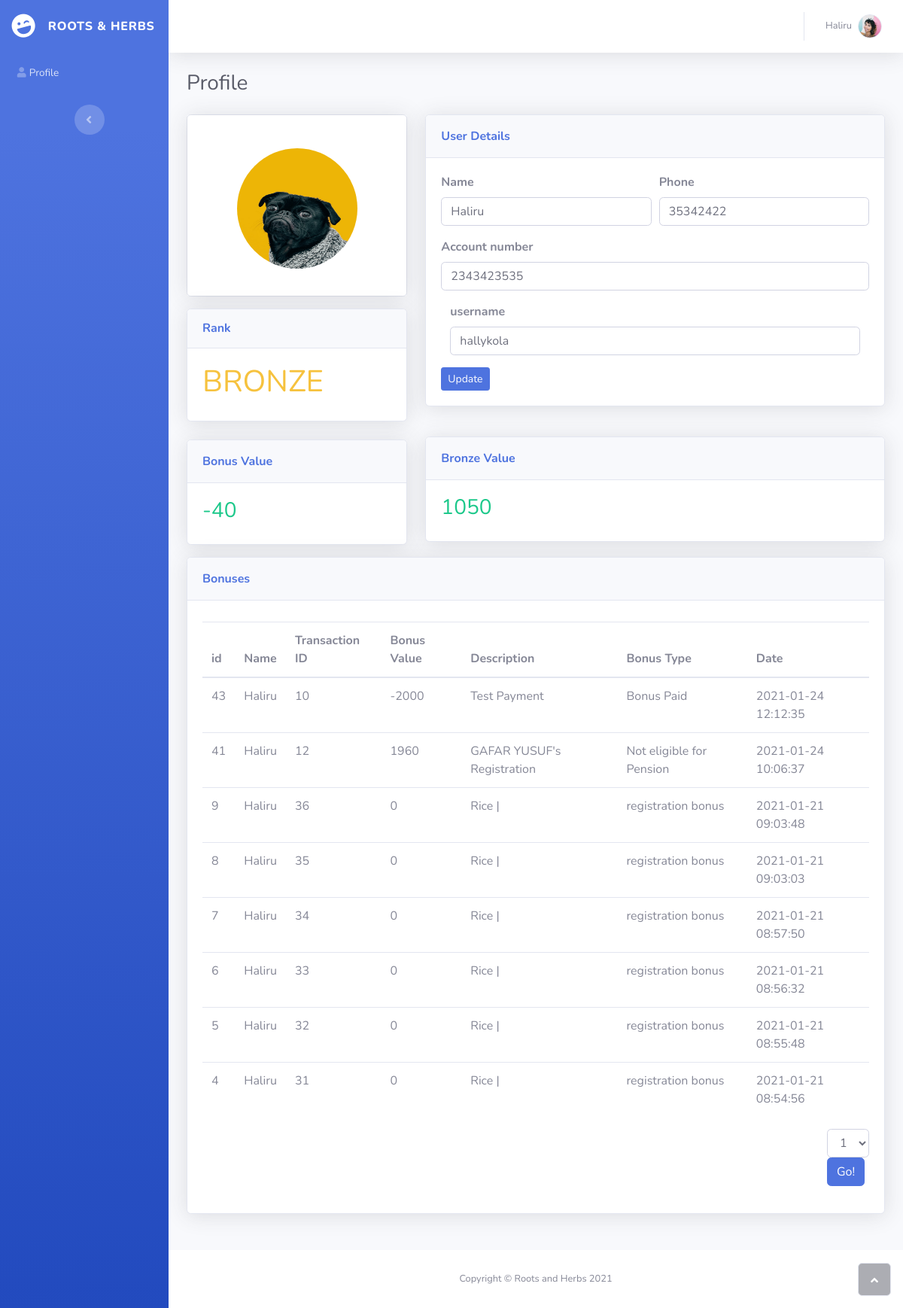
Page /profile (signed in) on the committed database.
### tables this page shows
CREATE TABLE IF NOT EXISTS `users` (
  `id` bigint NOT NULL AUTO_INCREMENT,
  `username` varchar(50) NOT NULL,
  `name` varchar(150) NOT NULL,
  `password` varchar(70) NOT NULL,
  `parent` bigint NOT NULL,
  `sponsor` bigint NOT NULL,
  `ancestors` varchar(100) DEFAULT NULL,
  `descendants` varchar(200) DEFAULT NULL,
  `bronzevalue` int NOT NULL DEFAULT '0',
  `bonusvalue` int NOT NULL DEFAULT '0',
  `rank` varchar(50) NOT NULL DEFAULT 'none',
  `phone` varchar(20) NOT NULL DEFAULT '0000000000',
  `bankaccount` varchar(20) NOT NULL DEFAULT '0000000000',
  `dateregistered` timestamp NOT NULL DEFAULT CURRENT_TIMESTAMP,
  PRIMARY KEY (`id`)
);

CREATE TABLE IF NOT EXISTS `bonuses` (
  `id` bigint NOT NULL AUTO_INCREMENT,
  `name` varchar(50) NOT NULL,
  `userid` bigint NOT NULL,
  `bonusvalue` int NOT NULL,
  `transactionid` bigint NOT NULL,
  `description` varchar(100) NOT NULL,
  `bonustype` varchar(50) NOT NULL,
  `time` timestamp NOT NULL DEFAULT CURRENT_TIMESTAMP,
  PRIMARY KEY (`id`),
  KEY `Bonuses link to transaction` (`transactionid`)
);

### index.php (called while the page is built, shortened)
<?php
    if(isset($_GET['url'])){
    $uri = $_GET['url'];
    }else{
        $uri = '';
    }
include_once('./classes/ClassRoutes.php');
include_once('./scripts/routes.scr.php');

### controllers/controllerRoutes.php (called while the page is built)
<?php
class ControllerRoutes {
    public static function RenderPage ($route) {
        require_once('./pages/'.$route.'.php');
    }
}

### scripts/routes.scr.php (called while the page is built, shortened)
<?php
Routes::set('profile', function(){
    ControllerRoutes::RenderPage('profile');
});

### models/UsersModel.php (called while the page is built, shortened)
<?php
class UsersModel {
    function getUserbyrealID ($id){
        global $conn;
        $sql_putTransactions = "SELECT * FROM `users` WHERE `id`=? ";
        $statement_putTransactions = $conn->prepare($sql_putTransactions);
        $statement_putTransactions->bind_param("s",$id);
        $statement_putTransactions->execute();
        $allTransactions = $statement_putTransactions->get_result();
        return $allTransactions;
    }
}

### models/BonusesModel.php (called while the page is built, shortened)
<?php
include_once('./scripts/config.scr.php');
class BonusesModel {
    function getBonusbyID ($id){
        global $conn;
        $sql_putTransactions = "SELECT * FROM `bonuses` WHERE `userid` = ? ";
        $statement_putTransactions = $conn->prepare($sql_putTransactions);
        $statement_putTransactions->bind_param("i",$id);
        $statement_putTransactions->execute();
        $allTransactions = $statement_putTransactions->get_result();
        return $allTransactions;
    }
    function getSomeBonusesbyID ($id,$page_first_result,$results_per_page){
        global $conn;
        $sql_getTransactions = "SELECT * FROM bonuses WHERE `userid` = ? ORDER BY id DESC LIMIT  ?, ?";
        $statement_getTransactions = $conn->prepare($sql_getTransactions);
        $statement_getTransactions->bind_param("iii",$id,$page_first_result,$results_per_page);
        $statement_getTransactions->execute();
        $allTransactions = $statement_getTransactions->get_result();
        return $allTransactions;
    }
}

### pages/profile.php (the view, shortened to what this page needs)
<?php
include_once('./models/ProductsModel.php');
include_once('./models/UsersModel.php');
include_once('./models/BonusesModel.php');
$play1 = new UsersModel();
if(isset($_SESSION['id'])){
    $id = $_SESSION['id'];
}else{
    $id = 1;
}
if(isset($_REQUEST['id'])){
    $userid = $_REQUEST['id'];
    }else{
    $userid = $id;
    }
$user = $play1->getUserbyrealID($userid);
$thisuser = $user->fetch_assoc();
if (!isset($_POST['page'])){
    $page = 1;
} else {
    $page = $_POST['page'];
}
$results_per_page = 10;
$page_first_result = ($page-1) * $results_per_page;
$bonuses = new BonusesModel();
$result = $bonuses->getBonusbyID ($userid);
$number_of_result = mysqli_num_rows($result);
$somebonuses = $bonuses->getSomeBonusesbyID($userid,$page_first_result,$results_per_page);
$number_of_page = ceil ($number_of_result / $results_per_page);
include_once('header.php');
?>
            <div class="container-fluid">
                <h3 class="text-dark mb-4">Profile</h3>
                <div class="row mb-3">
                    <div class="col-lg-4">
                        <div class="card mb-3">
                            <div class="card-body text-center shadow"><img class="rounded-circle mb-3 mt-4" src="assets/img/dogs/image2.jpeg" width="160" height="160">
                            </div>
                        </div>
                        <div class="card shadow mb-4">
                            <div class="card-header py-3">
                                <h6 class="text-primary font-weight-bold m-0">Rank</h6>
                            </div>
                            <div class="card-body">
                            <h1 class = "text-warning"><?php echo $thisuser['rank']; ?></h1>
                            </div>
                        </div>
                        <div class="card shadow">
                                    <div class="card-header py-3">
                                        <p class="text-primary m-0 font-weight-bold">Bonus Value</p>
                                    </div>
                                    <div class="card-body">
                                        <h3 class = "text-success"><?php echo $thisuser['bonusvalue']; ?></h3>
                                    </div>
                                </div>
                    </div>
                    <div class="col-lg-8">
                        <div class="row">
                            <div class="col">
                                <div class="card shadow mb-3">
                                    <div class="card-header py-3">
                                        <p class="text-primary m-0 font-weight-bold">User Details</p>
                                    </div>
                                    <div class="card-body">
                                        <form method = "POST">
                                            <div class="form-row">
                                                <div class="col">
                                                    <div class="form-group"><label for="username"><strong>Name</strong></label><input class="form-control" type="text" placeholder="Fullname" value = "<?php echo $thisuser['name']; ?>" name="name"></div>
                                                </div>
                                                <div class="col">
                                                    <div class="form-group"><label for="email"><strong>Phone</strong><br></label><input class="form-control" type="text" placeholder="Phone number" name="phone" value = "<?php if(!empty($thisuser['phone'])){  echo $thisuser['phone'];}else{ echo "";} ?>"></div>
                                                </div>
                                            </div>
                                            <div class="form-row">
                                                <div class="col">
                                                    <div class="form-group"><label for="first_name"><strong>Account number </strong></label><input class="form-control" type="text" placeholder="Account number" name="bankaccount" value = "<?php if(!empty($thisuser['bankaccount'])){  echo $thisuser['bankaccount'];}else{ echo "";} ?>"></div>
                                                </div>
                                            </div>
                                            <div class="form-group">
                                                <div class="col">
                                                    <div class="form-group"><label for="username"><strong>username</strong></label><input class="form-control" type="text" placeholder="username" value = "<?php echo $thisuser['username']; ?>" name="username"></div>
                                                </div>
                                            </div>
                                            <input class="btn btn-primary btn-sm" name = "submit_data" value = "Update" type="submit">
                                        </form>
                                        </div>
                                </div>
                                <br/>
                                <div class="card shadow">
                                    <div class="card-header py-3">
                                        <p class="text-primary m-0 font-weight-bold">Bronze Value</p>
                                    </div>
                                    <div class="card-body">
                                        <h3 class = "text-success"><?php echo $thisuser['bronzevalue']; ?></h3>
                                    </div>
                                </div>
                            </div>
                        </div>
                    </div>
                </div>
                <div class="card shadow mb-5">
                    <div class="card-header py-3">
                        <p class="text-primary m-0 font-weight-bold">Bonuses</p>
                    </div>
                    <div class="card-body">
                        <div class="table-responsive table mt-2" id="dataTable-1" role="grid" aria-describedby="dataTable_info">
                            <table class="table my-0" id="dataTable">
                                <thead>
                                    <tr>
                                    <th>id</th>
                                        <th>Name</th>
                                        <th>Transaction ID</th>
                                        <th>Bonus Value</th>
                                        <th>Description</th>
                                        <th>Bonus Type</th>
                                        <th>Date</th>
                                    </tr>
                                </thead>
                                <tbody>
                                <?php
                                        while ($row = mysqli_fetch_array($somebonuses)) {
        echo "<tr><td>".$row['id']."</td>";
        echo "<td>".$row['name']."</td>";
        echo "<td>".$row['transactionid']."</td>";
        echo "<td>".$row['bonusvalue']."</td>";
        echo "<td>".$row['description']."</td>";
        echo "<td>".$row['bonustype']."</td>";
        echo "<td>".$row['time']."</td></tr>";
           }
            ?>
                                </tbody>
                            </table>
                        </div>
                        <div class="row">
                            <div class="col-md-6">
                            <nav class="d-lg-flex justify-content-lg-end dataTables_paginate paging_simple_numbers">
                                        <ul class="pagination">
                                            <form method = "POST">
                                            <select name = "page" class="form-control" >
                                            <?php
                                            for($page = 1; $page<= $number_of_page; $page++) {
    echo '<option value ="'.$page.'">' . $page . ' </option>'; }
    ?>
    </select>
    <input class="btn btn-primary" type="submit" name = "submit_1" value = "Go!">
                                                        </form>
                                    </nav>
                            </div>
                        </div>
                    </div>
                </div>
            </div>
<?php
include_once('footer.php');
?>

### classes/ClassRoutes.php (shortened to what this page needs)
<?php
class Routes {
    public static function set($route, $function){
        global $uri;
        if ($uri == $route) {
            $function->__invoke();
        }
    }
}

### pages/header.php (shortened to what this page needs)
<!DOCTYPE html>
<html>
<head>
    <link rel="stylesheet" href="assets/bootstrap/css/bootstrap.min.css">
    <link rel="stylesheet" href="assets/fonts/fontawesome-all.min.css">
</head>
<body id="page-top">
    <div id="wrapper">
        <nav class="navbar navbar-dark align-items-start sidebar sidebar-dark accordion bg-gradient-primary p-0">
            <div class="container-fluid d-flex flex-column p-0">
                <a class="navbar-brand d-flex justify-content-center align-items-center sidebar-brand m-0" href="#">
                    <div class="sidebar-brand-icon rotate-n-15"><i class="fas fa-laugh-wink"></i></div>
                    <div class="sidebar-brand-text mx-3"><span>roots &amp; herbs</span></div>
                </a>
                <ul class="nav navbar-nav text-light" id="accordionSidebar">
                    <li class="nav-item" role="presentation"><a class="nav-link" href="profile"><i class="fas fa-user"></i><span>Profile</span></a></li>
                        </ul>
                <div class="text-center d-none d-md-inline"><button class="btn rounded-circle border-0" id="sidebarToggle" type="button"></button></div>
            </div>
        </nav>
        <div class="d-flex flex-column" id="content-wrapper">
            <div id="content">
                <nav class="navbar navbar-light navbar-expand bg-white shadow mb-4 topbar static-top">
                    <div class="container-fluid"><button class="btn btn-link d-md-none rounded-circle mr-3" id="sidebarToggleTop" type="button"><i class="fas fa-bars"></i></button>
                        <ul class="nav navbar-nav flex-nowrap ml-auto">
                            <li class="nav-item dropdown no-arrow mx-1" role="presentation">
                                <div class="nav-item dropdown no-arrow"><a class="dropdown-toggle nav-link" data-toggle="dropdown" aria-expanded="false" href="#"></a>
                                </div>
                            </li>
                            <li class="nav-item dropdown no-arrow mx-1" role="presentation">
                                <div class="nav-item dropdown no-arrow"><a class="dropdown-toggle nav-link" data-toggle="dropdown" aria-expanded="false" href="#"></a>
                                </div>
                            </li>
                            <li class="nav-item dropdown no-arrow" role="presentation">
                                <div class="nav-item dropdown no-arrow"><a class="dropdown-toggle nav-link" data-toggle="dropdown" aria-expanded="false" href="#"><span class="d-none d-lg-inline mr-2 text-gray-600 small"><?php if(isset($_SESSION["user"])){echo $_SESSION["user"];} ?></span><img class="border rounded-circle img-profile" src="assets/img/avatars/avatar1.jpeg"></a>
                    </div>
                    </li>
                    </ul>
            </div>
            </nav>

### pages/footer.php (shortened to what this page needs)
</div>
    <footer class="bg-white sticky-footer">
        <div class="container my-auto">
            <div class="text-center my-auto copyright"><span>Copyright © Roots and Herbs 2021</span></div>
        </div>
    </footer>
    </div><a class="border rounded d-inline scroll-to-top" href="#page-top"><i class="fas fa-angle-up"></i></a></div>
</body>
</html>

### rows in the picture
users: rank "BRONZE", bonusvalue "-40", name "Haliru", phone "35342422", bankaccount "2343423535", username "hallykola", bronzevalue "1050"
bonuses: id "43", name "Haliru", transactionid "10", bonusvalue "-2000", description "Test Payment", bonustype "Bonus Paid", time "2021-01-24 12:12:35"
bonuses: id "41", name "Haliru", transactionid "12", bonusvalue "1960", description "GAFAR YUSUF's Registration", bonustype "Not eligible for Pension", time "2021-01-24 10:06:37"
bonuses: id "9", name "Haliru", transactionid "36", bonusvalue "0", description "Rice |", bonustype "registration bonus", time "2021-01-21 09:03:48"
bonuses: id "8", name "Haliru", transactionid "35", bonusvalue "0", description "Rice |", bonustype "registration bonus", time "2021-01-21 09:03:03"
bonuses: id "7", name "Haliru", transactionid "34", bonusvalue "0", description "Rice |", bonustype "registration bonus", time "2021-01-21 08:57:50"
bonuses: id "6", name "Haliru", transactionid "33", bonusvalue "0", description "Rice |", bonustype "registration bonus", time "2021-01-21 08:56:32"
bonuses: id "5", name "Haliru", transactionid "32", bonusvalue "0", description "Rice |", bonustype "registration bonus", time "2021-01-21 08:55:48"
bonuses: id "4", name "Haliru", transactionid "31", bonusvalue "0", description "Rice |", bonustype "registration bonus", time "2021-01-21 08:54:56"

### other values in the picture
$_SESSION["user"] "Haliru"
form field page "1"
